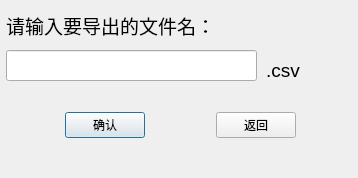
<?xml version="1.0" encoding="UTF-8"?>
<ui version="4.0">
 <class>GetFileName</class>
 <widget class="QDialog" name="GetFileName">
  <property name="geometry">
   <rect>
    <x>0</x>
    <y>0</y>
    <width>358</width>
    <height>178</height>
   </rect>
  </property>
  <property name="windowTitle">
   <string>Dialog</string>
  </property>
  <property name="windowIcon">
   <iconset>
    <normaloff>Image/guet.png</normaloff>Image/guet.png</iconset>
  </property>
  <widget class="QLabel" name="label">
   <property name="geometry">
    <rect>
     <x>6</x>
     <y>10</y>
     <width>281</width>
     <height>31</height>
    </rect>
   </property>
   <property name="font">
    <font>
     <pointsize>14</pointsize>
    </font>
   </property>
   <property name="text">
    <string>请输入要导出的文件名：</string>
   </property>
  </widget>
  <widget class="QLineEdit" name="lineEdit">
   <property name="geometry">
    <rect>
     <x>6</x>
     <y>50</y>
     <width>251</width>
     <height>31</height>
    </rect>
   </property>
   <property name="font">
    <font>
     <pointsize>14</pointsize>
    </font>
   </property>
   <property name="text">
    <string/>
   </property>
  </widget>
  <widget class="QLabel" name="label_2">
   <property name="geometry">
    <rect>
     <x>266</x>
     <y>60</y>
     <width>41</width>
     <height>21</height>
    </rect>
   </property>
   <property name="font">
    <font>
     <pointsize>14</pointsize>
    </font>
   </property>
   <property name="text">
    <string>.csv</string>
   </property>
  </widget>
  <widget class="QWidget" name="widget" native="true">
   <property name="geometry">
    <rect>
     <x>0</x>
     <y>100</y>
     <width>361</width>
     <height>50</height>
    </rect>
   </property>
   <layout class="QHBoxLayout" name="horizontalLayout">
    <item>
     <spacer name="horizontalSpacer">
      <property name="orientation">
       <enum>Qt::Horizontal</enum>
      </property>
      <property name="sizeHint" stdset="0">
       <size>
        <width>40</width>
        <height>20</height>
       </size>
      </property>
     </spacer>
    </item>
    <item>
     <widget class="QPushButton" name="confirm">
      <property name="text">
       <string>确认</string>
      </property>
     </widget>
    </item>
    <item>
     <spacer name="horizontalSpacer_3">
      <property name="orientation">
       <enum>Qt::Horizontal</enum>
      </property>
      <property name="sizeHint" stdset="0">
       <size>
        <width>40</width>
        <height>20</height>
       </size>
      </property>
     </spacer>
    </item>
    <item>
     <widget class="QPushButton" name="exit">
      <property name="text">
       <string>返回</string>
      </property>
     </widget>
    </item>
    <item>
     <spacer name="horizontalSpacer_2">
      <property name="orientation">
       <enum>Qt::Horizontal</enum>
      </property>
      <property name="sizeHint" stdset="0">
       <size>
        <width>40</width>
        <height>20</height>
       </size>
      </property>
     </spacer>
    </item>
   </layout>
  </widget>
 </widget>
 <resources/>
 <connections/>
</ui>
